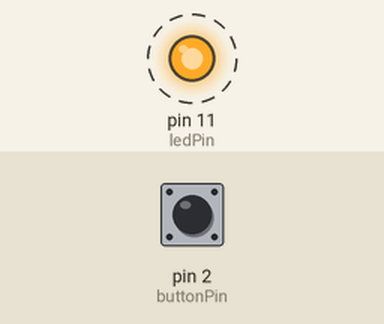
Bench run of a sketch on a simulated Arduino Uno, built with avr-gcc and run on an emulated ATmega328P. Shown: output pins drawn as LEDs (lit = HIGH). Dashed ring = blinking. The inputs (shaded band) are chosen by the test bench; at power-on: pin 2 (buttonPin) LOW. What the sketch prints to the serial monitor is not drawn.

Above: at 1.25 s.
1.3 s: pin 2 (buttonPin) pulled HIGH for 0.15 s
At 2.4 s:
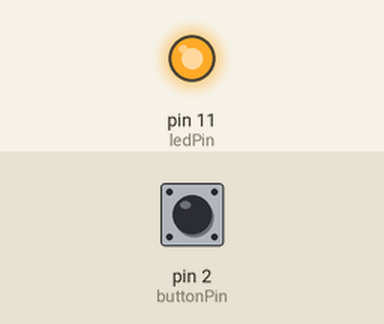
At 8.1 s:
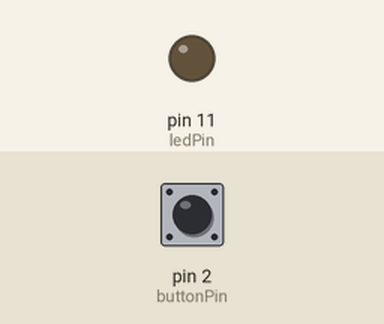
Timing chart, 0 to 10.4 s (numbered marks = the images above; inputs shaded):
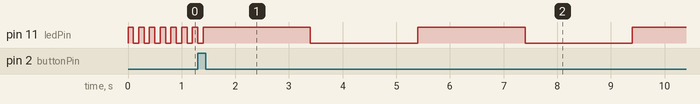

The sketch:

interrupcao_led_botao.ino
```cpp
// definir o número dos pinos
const int buttonPin = 2;  // o número do pino do botão
const int ledPin = 11;    // o número do pino do led
int t_pisca = 1;
// mudança de variável:
int buttonState = 0;  // variável para ler o status do botão

void setup() {
  Serial.begin(9600);
  // indicando o pino do led como uma saída:
  pinMode(ledPin, OUTPUT);
  // indicando o pino do botão de pressão como uma entrada:
  pinMode(buttonPin, INPUT);
  attachInterrupt(digitalPinToInterrupt(buttonPin), muda_estado, RISING);
}

void loop() {
  Serial.print(t_pisca);
  // ler o estado do valor do botão:
  // buttonState = digitalRead(buttonPin);
  // verificar se o botão está pressionado.
  // se sim, o estado do botão é alto:
  if (t_pisca == 1) {
    digitalWrite(ledPin, HIGH);
    delay(100);
    digitalWrite(ledPin, LOW);
    delay(100);
  } else if (t_pisca == 2) {
    digitalWrite(ledPin, HIGH);
    delay(2000);
    digitalWrite(ledPin, LOW);
    delay(2000);
  } else if (t_pisca == 3) {
    digitalWrite(ledPin, HIGH);
    delay(5000);
    digitalWrite(ledPin, LOW);
    delay(5000);
  }
}

void muda_estado() {
  if (t_pisca == 1) {
    Serial.print("ehum");
    t_pisca = 2;
    Serial.print(t_pisca);
  } else if (t_pisca == 2) {
    t_pisca = 3;
  } else if (t_pisca == 3) {
    t_pisca = 1;
  }
}
```

Measured:
- by itself, pin 11 (ledPin): repeats every 4.0 s: HIGH 2.0 s, LOW 2.0 s
